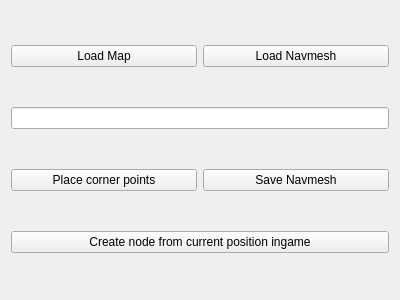
<?xml version="1.0" encoding="UTF-8"?>
<ui version="4.0">
 <class>NavmeshEditorWidget</class>
 <widget class="QWidget" name="NavmeshEditorWidget">
  <property name="geometry">
   <rect>
    <x>0</x>
    <y>0</y>
    <width>400</width>
    <height>300</height>
   </rect>
  </property>
  <property name="windowTitle">
   <string>Form</string>
  </property>
  <layout class="QVBoxLayout" name="base_layout">
   <item>
    <layout class="QVBoxLayout" name="verticalLayout">
     <item>
      <layout class="QHBoxLayout" name="horizontalLayout">
       <item>
        <widget class="QPushButton" name="button_load_map">
         <property name="text">
          <string>Load Map</string>
         </property>
        </widget>
       </item>
       <item>
        <widget class="QPushButton" name="button_load_navmesh">
         <property name="text">
          <string>Load Navmesh</string>
         </property>
        </widget>
       </item>
      </layout>
     </item>
    </layout>
   </item>
   <item>
    <widget class="QLineEdit" name="lineEdit_navmesh_output">
     <property name="readOnly">
      <bool>true</bool>
     </property>
    </widget>
   </item>
   <item>
    <layout class="QHBoxLayout" name="horizontalLayout_2">
     <item>
      <widget class="QPushButton" name="button_place_corner_points">
       <property name="text">
        <string>Place corner points</string>
       </property>
      </widget>
     </item>
     <item>
      <widget class="QPushButton" name="button_save_navmesh">
       <property name="text">
        <string>Save Navmesh</string>
       </property>
      </widget>
     </item>
    </layout>
   </item>
   <item>
    <widget class="QPushButton" name="button_create_node_from_game_pos">
     <property name="text">
      <string>Create node from current position ingame</string>
     </property>
    </widget>
   </item>
  </layout>
 </widget>
 <resources/>
 <connections/>
</ui>
